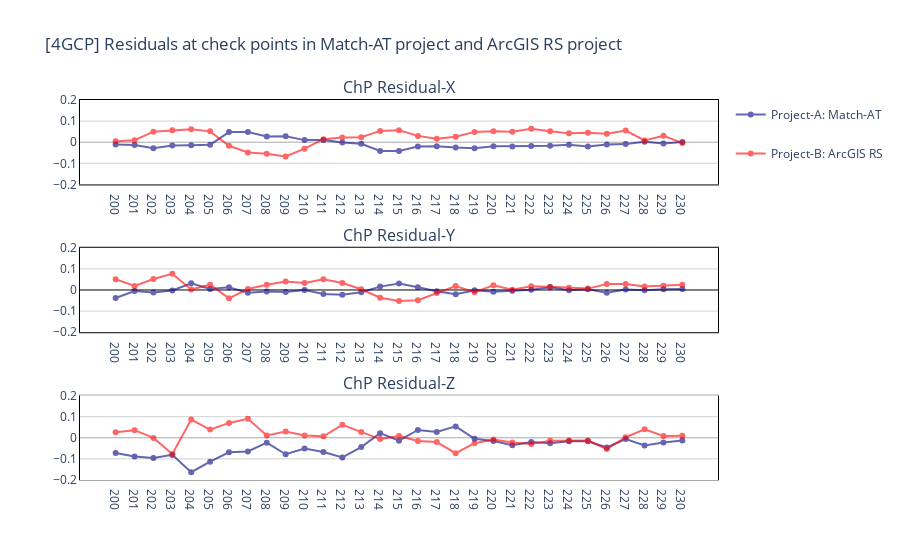

Write notebook code for a chart like this one.
### Code cell
"""[4GCP]Residual-SCATTERPLOT"""
# Compute the min/max/mean/std value of all the residuals
min_res = np.min(prj_4GCP_Inpho.cp_residual[:, :3], axis=0)
max_res = np.max(prj_4GCP_Inpho.cp_residual[:, :3], axis=0)
mean_res = np.mean(prj_4GCP_Inpho.cp_residual[:, :3], axis=0)
std_res = np.std(prj_4GCP_Inpho.cp_residual[:, :3], axis=0)

# Plotly
fig = make_subplots(rows=3, cols=1, subplot_titles=[
                    "ChP Residual-X", "ChP Residual-Y", "ChP Residual-Z"])
fig.append_trace(go.Scatter(
    name='Project-A: Match-AT',
    x=[str(id) for id in prj_4GCP_Inpho.cp_id],
    y=prj_4GCP_Inpho.cp_residual[:, 0],
    mode='lines+markers',
    marker_color='navy',
    legendgroup='Project-A: Match-AT'
),
    row=1,
    col=1
)
fig.append_trace(go.Scatter(
    name='Project-B: ArcGIS RS',
    x=[str(pt[3])for pt in Residual_RS_4gcp],
    y=[pt[0] for pt in Residual_RS_4gcp],
    mode='lines+markers',
    marker_color='red',
    legendgroup='Project-B: ArcGIS RS'
),
    row=1,
    col=1
)


fig.append_trace(go.Scatter(
    name='Project-A: Match-AT',
    x=[str(id) for id in prj_4GCP_Inpho.cp_id],
    y=prj_4GCP_Inpho.cp_residual[:, 1],
    mode='lines+markers',
    marker_color='navy',
    legendgroup='Project-A: Match-AT',
    showlegend=False
),
    row=2,
    col=1
)
fig.append_trace(go.Scatter(
    name='Project-B: ArcGIS RS',
    x=[str(pt[3])for pt in Residual_RS_4gcp],
    y=[pt[1] for pt in Residual_RS_4gcp],
    mode='lines+markers',
    marker_color='red',
    legendgroup='Project-B: ArcGIS RS',
    showlegend=False
),
    row=2,
    col=1
)


fig.append_trace(go.Scatter(
    name='Project-A: Match-AT',
    x=[str(id) for id in prj_4GCP_Inpho.cp_id],
    y=prj_4GCP_Inpho.cp_residual[:, 2],
    mode='lines+markers',
    marker_color='navy',
    legendgroup='Project-A: Match-AT',
    showlegend=False
),
    row=3,
    col=1
)
fig.append_trace(go.Scatter(
    name='Project-B: ArcGIS RS',
    x=[str(pt[3])for pt in Residual_RS_4gcp],
    y=[pt[2] for pt in Residual_RS_4gcp],
    mode='lines+markers',
    marker_color='red',
    legendgroup='Project-B: ArcGIS RS',
    showlegend=False
),
    row=3,
    col=1
)


fig.update_traces(opacity=0.6)
fig.update_layout(
    title='[4GCP] Residuals at check points in Match-AT project and ArcGIS RS project',
    plot_bgcolor = 'white',
    xaxis1={"zeroline": True, "showline": True,
            "linewidth": 1, "linecolor": "black", "mirror": True},
    yaxis1={"range": [-0.2, 0.2], "dtick": 0.1,
            "showgrid": True, "gridcolor": "lightgray",
            "zeroline": True, "zerolinecolor": 'darkgray', "zerolinewidth": 1,
            "showline": True, "linewidth": 1, "linecolor": "black", "mirror": True},
    xaxis2={"zeroline": True, "showline": True,
            "linewidth": 1, "linecolor": "black", "mirror": True},
    yaxis2={"range": [-0.2, 0.2], "dtick": 0.1,
            "showgrid": True, "gridcolor": "lightgray",
            "zeroline": True, "zerolinecolor": 'black', "zerolinewidth": 1,
            "showline": True, "linewidth": 1, "linecolor": "black", "mirror": True},
    xaxis3={"zeroline": True, "showline": True,
            "linewidth": 1, "linecolor": "darkgray", "mirror": True},
    yaxis3={"range": [-0.2, 0.2], "dtick": 0.1,
            "showgrid": True, "gridcolor": "lightgray",
            "zeroline": True, "zerolinecolor": 'darkgray', "zerolinewidth": 1,
            "showline": True, "linewidth": 1, "linecolor": "black", "mirror": True},
    legend_tracegroupgap=20
)
fig.update_xaxes = {
    "dtick": 0.2,
    "showgrid": False,
    "zeroline": False
}
fig.show()
fig.write_html("./Results/RS_analysis/CP_Residuals-4gcp.html")
print('The min residual X/Y/Z for 4 camera sets are',
      [f'{item:.3f}' for item in min_res])
print('The max residual X/Y/Z for 4 camera sets are',
      [f'{item:.3f}' for item in max_res])
print('The mean residual X/Y/Z for 4 camera sets are',
      [f'{item:.3f}' for item in mean_res])
print('The std.dev residual X/Y/Z for 4 camera sets are',
      [f'{item:.3f}' for item in std_res])

### Figure 1 — Plotly figure (JSON) as saved in the notebook; plotly's stock layout.template omitted (floating-point values rounded to 4 significant figures)
{"data": [{"legendgroup": "Project-A: Match-AT", "marker": {"color": "navy"}, "mode": "lines+markers", "name": "Project-A: Match-AT", "opacity": 0.6, "type": "scatter", "x": ["200", "201", "202", "203", "204", "205", "206", "207", "208", "209", "210", "211", "212", "213", "214", "215", "216", "217", "218", "219", "220", "221", "222", "223", "224", "225", "226", "227", "228", "229", "230"], "xaxis": "x", "y": [-0.011, -0.013, -0.029, -0.016, -0.014, -0.012, 0.048, 0.048, 0.027, 0.028, 0.01, 0.011, -0.001, -0.007, -0.041, -0.041, -0.02, -0.019, -0.025, -0.029, -0.019, -0.02, -0.018, -0.017, -0.012, -0.02, -0.011, -0.009, 0.002, -0.006, 0.001], "yaxis": "y"}, {"legendgroup": "Project-B: ArcGIS RS", "marker": {"color": "red"}, "mode": "lines+markers", "name": "Project-B: ArcGIS RS", "opacity": 0.6, "type": "scatter", "x": ["200", "201", "202", "203", "204", "205", "206", "207", "208", "209", "210", "211", "212", "213", "214", "215", "216", "217", "218", "219", "220", "221", "222", "223", "224", "225", "226", "227", "228", "229", "230"], "xaxis": "x", "y": [0.004141, 0.009315, 0.05013, 0.05624, 0.06107, 0.05144, -0.017, -0.04838, -0.05473, -0.06754, -0.03036, 0.01432, 0.02295, 0.02414, 0.05367, 0.05709, 0.02999, 0.01613, 0.0264, 0.04899, 0.05168, 0.04922, 0.06341, 0.05237, 0.04194, 0.04539, 0.04017, 0.05508, 0.008516, 0.03007, -0.003309], "yaxis": "y"}, {"legendgroup": "Project-A: Match-AT", "marker": {"color": "navy"}, "mode": "lines+markers", "name": "Project-A: Match-AT", "opacity": 0.6, "showlegend": false, "type": "scatter", "x": ["200", "201", "202", "203", "204", "205", "206", "207", "208", "209", "210", "211", "212", "213", "214", "215", "216", "217", "218", "219", "220", "221", "222", "223", "224", "225", "226", "227", "228", "229", "230"], "xaxis": "x2", "y": [-0.038, -0.005, -0.012, -0.002, 0.032, 0.005, 0.013, -0.013, -0.007, -0.009, 0, -0.019, -0.023, -0.011, 0.016, 0.031, 0.013, -0.006, -0.02, -0.001, -0.008, -0.003, 0.001, 0.013, -0.001, 0.004, -0.013, 0.002, -0.001, 0.004, 0.005], "yaxis": "y2"}, {"legendgroup": "Project-B: ArcGIS RS", "marker": {"color": "red"}, "mode": "lines+markers", "name": "Project-B: ArcGIS RS", "opacity": 0.6, "showlegend": false, "type": "scatter", "x": ["200", "201", "202", "203", "204", "205", "206", "207", "208", "209", "210", "211", "212", "213", "214", "215", "216", "217", "218", "219", "220", "221", "222", "223", "224", "225", "226", "227", "228", "229", "230"], "xaxis": "x2", "y": [0.05105, 0.01939, 0.05241, 0.07656, 0.00238, 0.02517, -0.03923, 0.004638, 0.0244, 0.04069, 0.03283, 0.05038, 0.03292, 0.003339, -0.03685, -0.05253, -0.0482, -0.01425, 0.01898, -0.01028, 0.0226, 0.000992, 0.0174, 0.01509, 0.01039, 0.006529, 0.02833, 0.02794, 0.01714, 0.02024, 0.02539], "yaxis": "y2"}, {"legendgroup": "Project-A: Match-AT", "marker": {"color": "navy"}, "mode": "lines+markers", "name": "Project-A: Match-AT", "opacity": 0.6, "showlegend": false, "type": "scatter", "x": ["200", "201", "202", "203", "204", "205", "206", "207", "208", "209", "210", "211", "212", "213", "214", "215", "216", "217", "218", "219", "220", "221", "222", "223", "224", "225", "226", "227", "228", "229", "230"], "xaxis": "x3", "y": [-0.072, -0.089, -0.096, -0.081, -0.163, -0.113, -0.069, -0.065, -0.023, -0.078, -0.051, -0.067, -0.093, -0.044, 0.022, -0.014, 0.037, 0.027, 0.054, -0.005, -0.015, -0.035, -0.02, -0.026, -0.016, -0.017, -0.046, -0.006, -0.036, -0.022, -0.013], "yaxis": "y3"}, {"legendgroup": "Project-B: ArcGIS RS", "marker": {"color": "red"}, "mode": "lines+markers", "name": "Project-B: ArcGIS RS", "opacity": 0.6, "showlegend": false, "type": "scatter", "x": ["200", "201", "202", "203", "204", "205", "206", "207", "208", "209", "210", "211", "212", "213", "214", "215", "216", "217", "218", "219", "220", "221", "222", "223", "224", "225", "226", "227", "228", "229", "230"], "xaxis": "x3", "y": [0.02629, 0.03611, -0.000468, -0.07696, 0.08613, 0.03872, 0.07044, 0.09031, 0.01064, 0.02941, 0.01081, 0.007169, 0.06118, 0.02765, -0.0061, 0.00865, -0.01539, -0.02043, -0.07321, -0.02581, -0.008162, -0.02226, -0.03003, -0.01353, -0.01286, -0.01291, -0.05332, 0.002696, 0.03991, 0.008684, 0.009037], "yaxis": "y3"}], "layout": {"annotations": [{"font": {"size": 16}, "showarrow": false, "text": "ChP Residual-X", "x": 0.5, "xanchor": "center", "xref": "paper", "y": 1, "yanchor": "bottom", "yref": "paper"}, {"font": {"size": 16}, "showarrow": false, "text": "ChP Residual-Y", "x": 0.5, "xanchor": "center", "xref": "paper", "y": 0.6111, "yanchor": "bottom", "yref": "paper"}, {"font": {"size": 16}, "showarrow": false, "text": "ChP Residual-Z", "x": 0.5, "xanchor": "center", "xref": "paper", "y": 0.2222, "yanchor": "bottom", "yref": "paper"}], "legend": {"tracegroupgap": 20}, "plot_bgcolor": "white", "title": {"text": "[4GCP] Residuals at check points in Match-AT project and ArcGIS RS project"}, "xaxis": {"anchor": "y", "domain": [0, 1], "linecolor": "black", "linewidth": 1, "mirror": true, "showline": true, "zeroline": true}, "xaxis2": {"anchor": "y2", "domain": [0, 1], "linecolor": "black", "linewidth": 1, "mirror": true, "showline": true, "zeroline": true}, "xaxis3": {"anchor": "y3", "domain": [0, 1], "linecolor": "darkgray", "linewidth": 1, "mirror": true, "showline": true, "zeroline": true}, "yaxis": {"anchor": "x", "domain": [0.7778, 1], "dtick": 0.1, "gridcolor": "lightgray", "linecolor": "black", "linewidth": 1, "mirror": true, "range": [-0.2, 0.2], "showgrid": true, "showline": true, "zeroline": true, "zerolinecolor": "darkgray", "zerolinewidth": 1}, "yaxis2": {"anchor": "x2", "domain": [0.3889, 0.6111], "dtick": 0.1, "gridcolor": "lightgray", "linecolor": "black", "linewidth": 1, "mirror": true, "range": [-0.2, 0.2], "showgrid": true, "showline": true, "zeroline": true, "zerolinecolor": "black", "zerolinewidth": 1}, "yaxis3": {"anchor": "x3", "domain": [0, 0.2222], "dtick": 0.1, "gridcolor": "lightgray", "linecolor": "black", "linewidth": 1, "mirror": true, "range": [-0.2, 0.2], "showgrid": true, "showline": true, "zeroline": true, "zerolinecolor": "darkgray", "zerolinewidth": 1}}}
